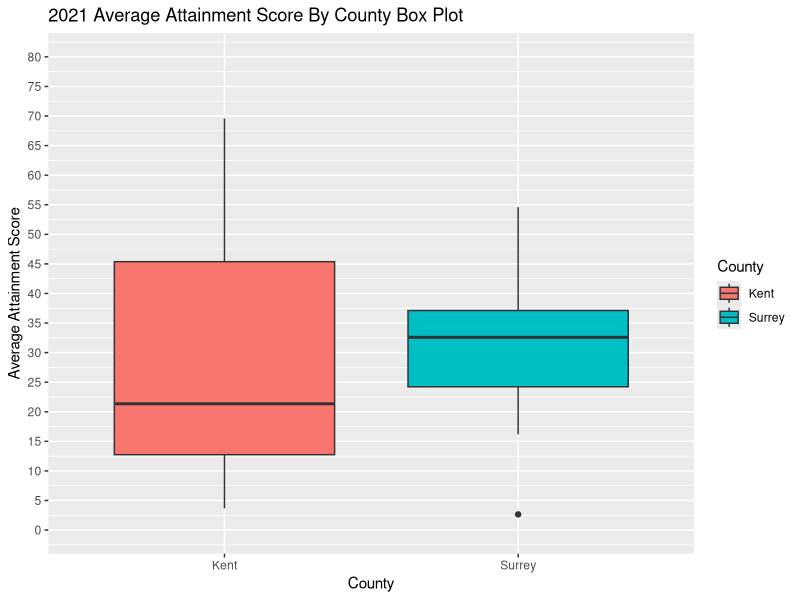
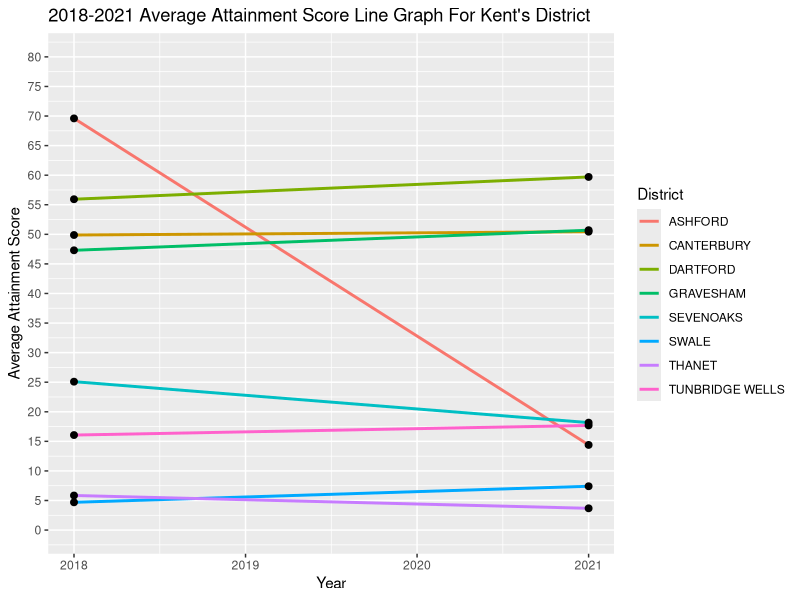
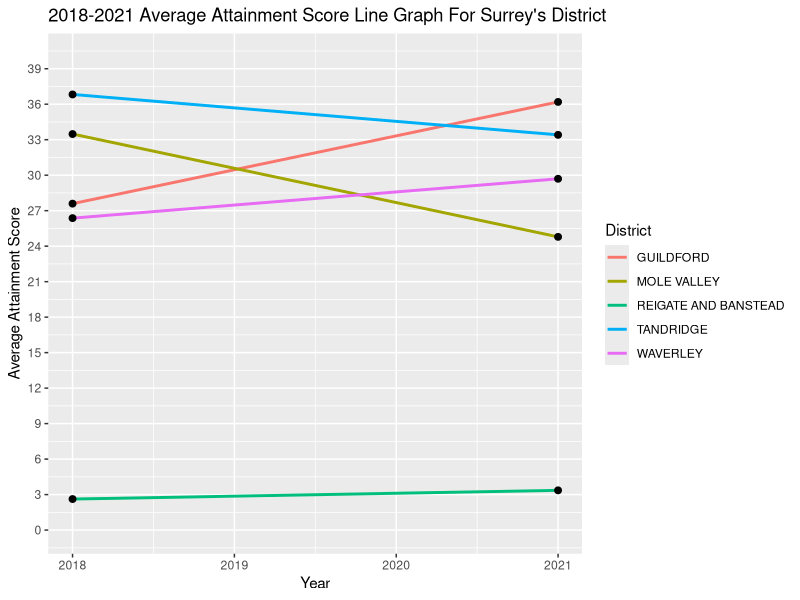

These figures' R source, in order:
#220126_Pujendra

library(tidyverse)
library(dplyr)
library(lubridate)
library(ggplot2)
library("scales")

#importing the cleaned school dataset
cleaned_school_dataset= read_csv('Cleaned Data/Cleaned School Dataset.csv')

#Creating a new dataset consisting district and short postcode
district= read_csv('Cleaned Data/Cleaned Population.csv') %>% 
  select(`Short Postcode`, District) %>% 
  rename(`Short Post Code`= `Short Postcode`) #renaming to match the column name in school dataset

#Joining the district dataset into School Dataset by Short Post Code
cleaned_school_dataset <- cleaned_school_dataset %>% 
  left_join(district, by = "Short Post Code") %>% 
  na.omit() 

#-----------2021 Average Attainment Score Box plot-----------#

#grouping school dataset by town, district, county and year and showing avg. price for each group
Grouped_school_dataset = cleaned_school_dataset %>% 
  group_by(`Town`,District,County,Year) %>% 
  summarise(`Average Attainment Score`= mean(`Attainment Score`)) %>% 
  ungroup(`Town`,District,County,`Year`) 

#creating box plot to visualize average attainment score in kent and surrey in 2021
Grouped_school_dataset %>% 
  filter(Year==2021) %>% #filtering to show only data of 2021
  group_by(County) %>% #grouping by county since we are comparing counties only
  ggplot(aes(x = County, y = `Average Attainment Score`, fill=County)) + #setting x-axis and y-axis values
  scale_y_continuous(limits=c(0,80), breaks = seq(0,80,5))+ #setting limits and breaks
  geom_boxplot() + #specifying the type of plot we need
  labs(title="2021 Average Attainment Score By County Box Plot") #setting label for the chart

#-----------2018-2021 Average Attainment Score Line Graph For Kent's District-----------#

#grouping the cleaned school dataset by county and year and showing the average price for each group
Grouped_school_dataset2 <- cleaned_school_dataset %>% 
  filter(County=="Kent") %>% #filtering to show only rows with county as Kent
  group_by(District,Year) %>% 
  summarise(`Average Attainment Score`= mean(`Attainment Score`)) 

#creating line graph of average Attainment score from 2018-2021
Grouped_school_dataset2 %>%
  group_by(District, Year) %>%  #grouping by District and year since we are comparing average score of districts, year after year
  ggplot( aes(x = `Year`, y = `Average Attainment Score`, group = District, color = District)) + #defining x-axis and y-axis values and colors of line
  geom_line(linewidth = 1) + #defining line width 
  geom_point(size = 2, color = "black") + #defining point size and color
  scale_y_continuous(limits=c(0,80), breaks = seq(0,80,5)) + #defining limits, breaks 
  labs(title = "2018-2021 Average Attainment Score Line Graph For Kent's District", #defining labels 
       x = "Year",
       y = "Average Attainment Score") 



#-----------2018-2021 Average Attainment Score Line Graph For Surrey's District-----------#

#grouping the cleaned school dataset by county and year and showing the average price for each group
Grouped_school_dataset3 <- cleaned_school_dataset %>% 
  filter(County=="Surrey") %>% #filtering to show only rows with county as Surrey
  group_by(District,Year) %>% 
  summarise(`Average Attainment Score`= mean(`Attainment Score`)) 

#creating line graph of average Attainment score from 2018-2021
Grouped_school_dataset3 %>%
  group_by(District, Year) %>%  #grouping by District and year since we are comparing average score of districts, year after year
  ggplot( aes(x = `Year`, y = `Average Attainment Score`, group = District, color = District)) + #defining x-axis and y-axis values and colors of line
  geom_line(linewidth = 1) + #defining line width 
  geom_point(size = 2, color = "black") + #defining point size and color
  scale_y_continuous(limits=c(0,40), breaks = seq(0,40,3)) + #defining limits, breaks 
  labs(title = "2018-2021 Average Attainment Score Line Graph For Surrey's District", 
       x = "Year",
       y = "Average Attainment Score") #defining labels 
